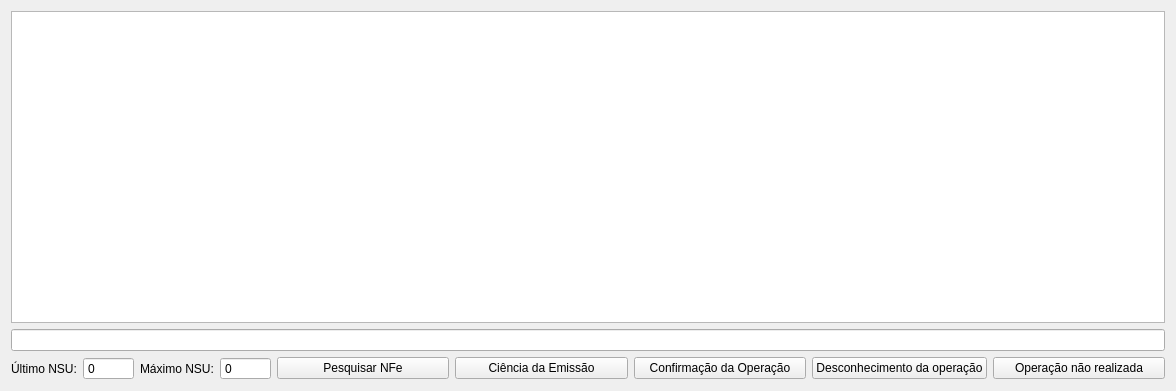
<?xml version="1.0" encoding="UTF-8"?>
<ui version="4.0">
 <class>NFeDistribuicao</class>
 <widget class="QWidget" name="NFeDistribuicao">
  <property name="geometry">
   <rect>
    <x>0</x>
    <y>0</y>
    <width>1176</width>
    <height>391</height>
   </rect>
  </property>
  <property name="windowTitle">
   <string>Form</string>
  </property>
  <layout class="QGridLayout" name="gridLayout">
   <item row="2" column="0">
    <layout class="QHBoxLayout" name="horizontalLayout_2">
     <item>
      <widget class="QLabel" name="label">
       <property name="sizePolicy">
        <sizepolicy hsizetype="Maximum" vsizetype="Preferred">
         <horstretch>0</horstretch>
         <verstretch>0</verstretch>
        </sizepolicy>
       </property>
       <property name="text">
        <string>Último NSU:</string>
       </property>
      </widget>
     </item>
     <item>
      <widget class="QSpinBox" name="spinBoxUltNSU">
       <property name="sizePolicy">
        <sizepolicy hsizetype="Maximum" vsizetype="Fixed">
         <horstretch>0</horstretch>
         <verstretch>0</verstretch>
        </sizepolicy>
       </property>
       <property name="readOnly">
        <bool>true</bool>
       </property>
       <property name="buttonSymbols">
        <enum>QAbstractSpinBox::NoButtons</enum>
       </property>
       <property name="maximum">
        <number>999999</number>
       </property>
      </widget>
     </item>
     <item>
      <widget class="QLabel" name="label_2">
       <property name="sizePolicy">
        <sizepolicy hsizetype="Maximum" vsizetype="Preferred">
         <horstretch>0</horstretch>
         <verstretch>0</verstretch>
        </sizepolicy>
       </property>
       <property name="text">
        <string>Máximo NSU:</string>
       </property>
      </widget>
     </item>
     <item>
      <widget class="QSpinBox" name="spinBoxMaxNSU">
       <property name="sizePolicy">
        <sizepolicy hsizetype="Maximum" vsizetype="Fixed">
         <horstretch>0</horstretch>
         <verstretch>0</verstretch>
        </sizepolicy>
       </property>
       <property name="readOnly">
        <bool>true</bool>
       </property>
       <property name="buttonSymbols">
        <enum>QAbstractSpinBox::NoButtons</enum>
       </property>
       <property name="maximum">
        <number>999999</number>
       </property>
      </widget>
     </item>
     <item>
      <widget class="QPushButton" name="pushButtonPesquisar">
       <property name="text">
        <string>Pesquisar NFe</string>
       </property>
      </widget>
     </item>
     <item>
      <widget class="QPushButton" name="pushButtonCiencia">
       <property name="toolTip">
        <string>&lt;html&gt;&lt;head/&gt;&lt;body&gt;&lt;p&gt;Evento registrado pelo destinatário para obter mais informações relativas à existência de NFe em que esteja envolvido, quando ainda não existem elementos suficientes para apresentar uma manifestação conclusiva.&lt;/p&gt;&lt;/body&gt;&lt;/html&gt;</string>
       </property>
       <property name="text">
        <string>Ciência da Emissão</string>
       </property>
      </widget>
     </item>
     <item>
      <widget class="QPushButton" name="pushButtonConfirmacao">
       <property name="toolTip">
        <string>&lt;html&gt;&lt;head/&gt;&lt;body&gt;&lt;p&gt;Evento registrado pelo destinatário para confirmar que a operação descrita na NFe ocorreu exatamente como informado nesta NFe.&lt;/p&gt;&lt;/body&gt;&lt;/html&gt;</string>
       </property>
       <property name="text">
        <string>Confirmação da Operação</string>
       </property>
      </widget>
     </item>
     <item>
      <widget class="QPushButton" name="pushButtonDesconhecimento">
       <property name="toolTip">
        <string>&lt;html&gt;&lt;head/&gt;&lt;body&gt;&lt;p&gt;Evento registrado pelo destinatário para declarar que a operação descrita da NFe não foi por ele solicitada.&lt;/p&gt;&lt;/body&gt;&lt;/html&gt;</string>
       </property>
       <property name="text">
        <string>Desconhecimento da operação</string>
       </property>
      </widget>
     </item>
     <item>
      <widget class="QPushButton" name="pushButtonNaoRealizada">
       <property name="toolTip">
        <string>&lt;html&gt;&lt;head/&gt;&lt;body&gt;&lt;p&gt;Evento registrado pelo destinatário para reconhecer sua participação na operação descrita na NFe, mas declarando que a operação não ocorreu ou não se efetivou como informado nesta NFe.&lt;/p&gt;&lt;/body&gt;&lt;/html&gt;</string>
       </property>
       <property name="text">
        <string>Operação não realizada</string>
       </property>
      </widget>
     </item>
    </layout>
   </item>
   <item row="1" column="0">
    <layout class="QHBoxLayout" name="horizontalLayout">
     <item>
      <widget class="QLineEdit" name="lineEditCNPJ"/>
     </item>
    </layout>
   </item>
   <item row="0" column="0">
    <widget class="TableView" name="table">
     <property name="mouseTracking">
      <bool>true</bool>
     </property>
     <property name="editTriggers">
      <set>QAbstractItemView::NoEditTriggers</set>
     </property>
     <property name="selectionMode">
      <enum>QAbstractItemView::MultiSelection</enum>
     </property>
     <property name="selectionBehavior">
      <enum>QAbstractItemView::SelectRows</enum>
     </property>
     <property name="sortingEnabled">
      <bool>true</bool>
     </property>
    </widget>
   </item>
  </layout>
 </widget>
 <customwidgets>
  <customwidget>
   <class>TableView</class>
   <extends>QTableView</extends>
   <header>src/tableview.h</header>
  </customwidget>
 </customwidgets>
 <resources/>
 <connections/>
</ui>
